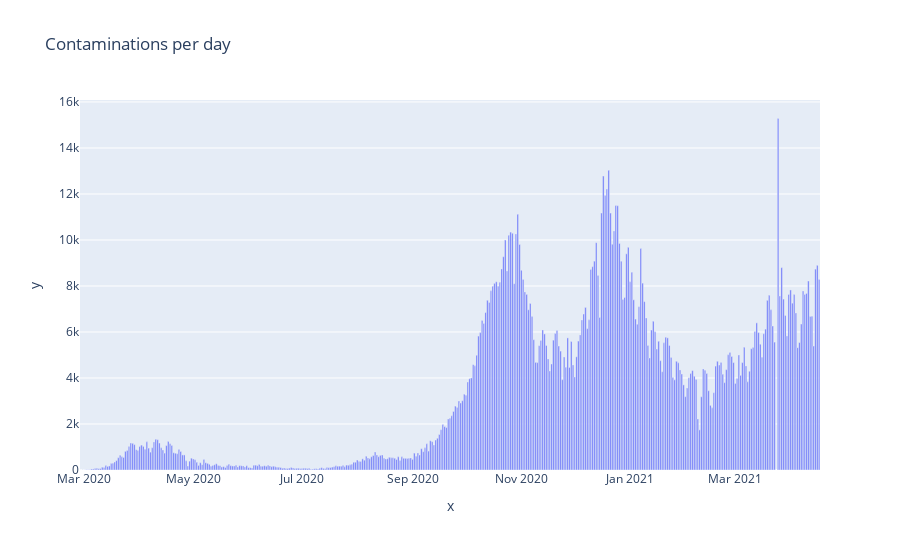
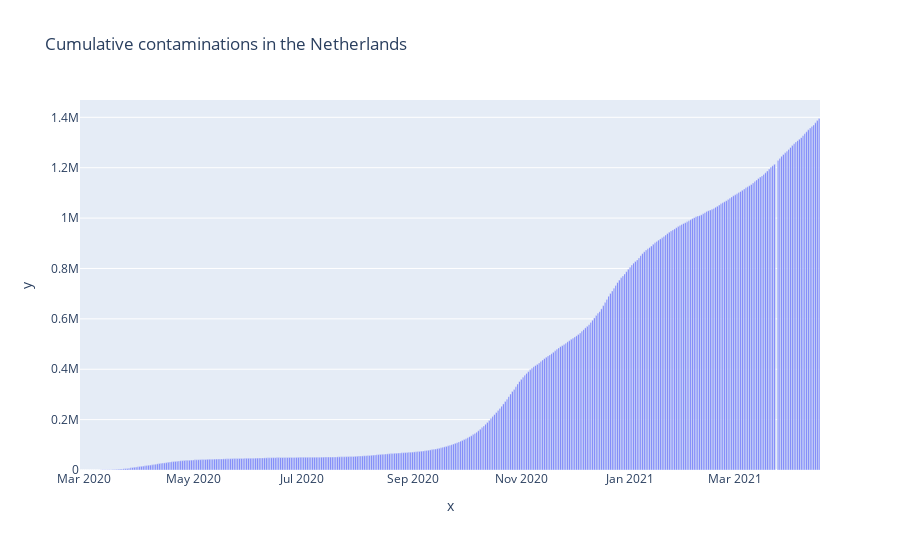

Write notebook code for charts like these, in order.
### Code cell
# plot contaminations and cumulative contaminations
contaminations = px.bar(x=cov_bes_date, y=num_bes, height=550, 
               title='Contaminations per day')
contaminations.show()

contaminations_cum = px.bar(x=cov_bes_date, y=num_cum, height=550, 
               title='Cumulative contaminations in the Netherlands')
contaminations_cum.show()

### Figure 1 — Plotly figure (JSON) as saved in the notebook; plotly's stock layout.template omitted (floating-point values rounded to 4 significant figures; data arrays with more than 128 entries replaced by an {"elided": "..."} marker saying what was removed)
{"data": [{"alignmentgroup": "True", "hovertemplate": "x=%{x}<br>y=%{y}<extra></extra>", "legendgroup": "", "marker": {"color": "#636efa", "pattern": {"shape": ""}}, "name": "", "offsetgroup": "", "orientation": "v", "showlegend": false, "textposition": "auto", "type": "bar", "x": {"elided": "414 str values"}, "xaxis": "x", "y": {"elided": "414 int values"}, "yaxis": "y"}], "layout": {"barmode": "relative", "height": 550, "legend": {"tracegroupgap": 0}, "title": {"text": "Contaminations per day"}, "xaxis": {"anchor": "y", "domain": [0, 1], "title": {"text": "x"}}, "yaxis": {"anchor": "x", "domain": [0, 1], "title": {"text": "y"}}}}

### Figure 2 — Plotly figure (JSON) as saved in the notebook; plotly's stock layout.template omitted (floating-point values rounded to 4 significant figures; data arrays with more than 128 entries replaced by an {"elided": "..."} marker saying what was removed)
{"data": [{"alignmentgroup": "True", "hovertemplate": "x=%{x}<br>y=%{y}<extra></extra>", "legendgroup": "", "marker": {"color": "#636efa", "pattern": {"shape": ""}}, "name": "", "offsetgroup": "", "orientation": "v", "showlegend": false, "textposition": "auto", "type": "bar", "x": {"elided": "414 str values"}, "xaxis": "x", "y": {"elided": "414 int values"}, "yaxis": "y"}], "layout": {"barmode": "relative", "height": 550, "legend": {"tracegroupgap": 0}, "title": {"text": "Cumulative contaminations in the Netherlands"}, "xaxis": {"anchor": "y", "domain": [0, 1], "title": {"text": "x"}}, "yaxis": {"anchor": "x", "domain": [0, 1], "title": {"text": "y"}}}}
